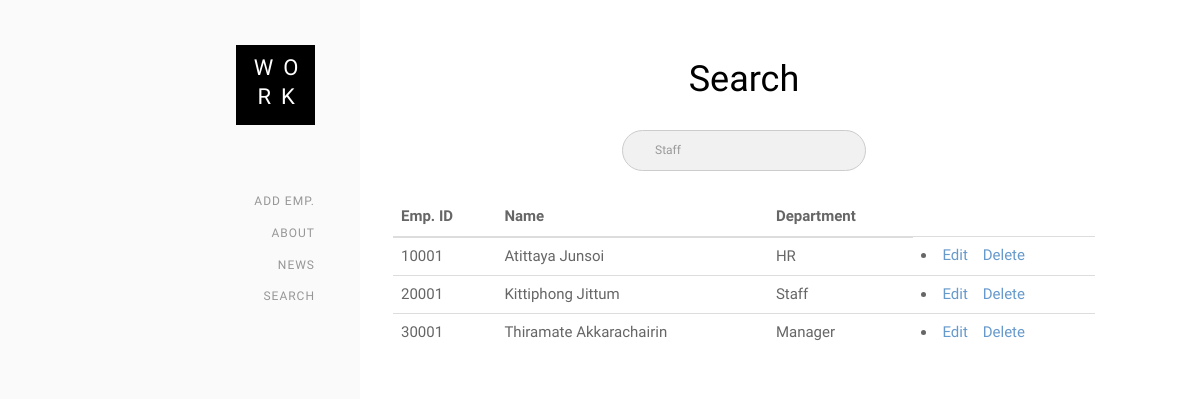
Page /search_hrEdit.php on the earlier database version.
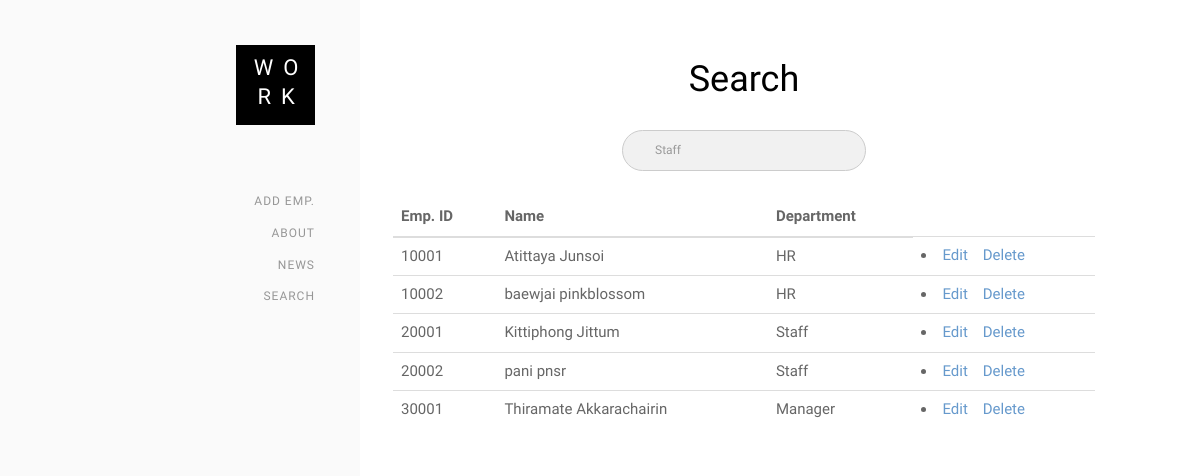
Same page on the later database version.
### tables this page shows
CREATE TABLE `employee` (
  `emp_id` varchar(50) NOT NULL,
  `citizenID` varchar(50) NOT NULL,
  `email` varchar(100) NOT NULL,
  `graduate` varchar(100) NOT NULL,
  `firstname` varchar(50) NOT NULL,
  `lastname` varchar(50) NOT NULL,
  `birthday` date NOT NULL,
  `gender` varchar(10) NOT NULL,
  `address` varchar(200) NOT NULL,
  `phonenumber` varchar(20) NOT NULL,
  `maritalstatus` varchar(45) NOT NULL,
  `workingarea` varchar(45) NOT NULL
);

### search_hrEdit.php (the view, shortened to what this page needs)
<?php include 'connect.php';
	$searching = preg_replace("#[^0-9a-z]#i","",$_GET['input']);
	$query2 = "SELECT * FROM employee WHERE emp_id LIKE '%$searching%' OR firstname LIKE '%$searching%' OR lastname LIKE '%$searching%'";
	$result2 = mysqli_query($db,$query2);
?>
<!DOCTYPE HTML>
<html>
<head>
    <link rel='stylesheet prefetch' href='https://cdnjs.cloudflare.com/ajax/libs/twitter-bootstrap/3.3.7/css/bootstrap.min.css'>
    <link rel='stylesheet prefetch' href='https://cdnjs.cloudflare.com/ajax/libs/twitter-bootstrap/3.3.7/css/bootstrap-theme.min.css'>
    <link rel="stylesheet" href="css/bootstrap.css">
    <link rel="stylesheet" href="css/style.css">
    <link rel="stylesheet" href="css/search.css">
</head>
<body>
    <div id="colorlib-page">
        <aside id="colorlib-aside" role="complementary" class="border js-fullheight">
            <h1 id="colorlib-logo"><a href="add_hr.php"><span>Wo</span><span>rk</span></a></h1>
            <nav id="colorlib-main-menu" role="navigation">
                <ul>
                    <li><a href="add_hr.php">Add Emp.</a></li>
                    <li><a href="about_hr.php">About</a></li>
                    <li><a href="news_hr.php">News</a></li>
                    <li><a href="search_hr.php">Search</a></li>
                </ul>
            </nav>
        </aside>
    </div>
	<form method="post" name="searchHR">
		<div id="colorlib-main">
			<div class="colorlib-work">
				<div class="row">
					<center>
						<h1> Search </h1>
						<input id="ssHR" name="staffsearchHR" type="search" placeholder="Staff">
					</center>
					<br />
					<table class="table striped">
						<thead>
							<?php
								if($_SESSION['staff']){
									echo ' <tr>
								<th>Emp. ID</th>
								<th>Name</th>
								<th>Department</th>
							</tr>';
								while($row = mysqli_fetch_array($result2)){
								$empID = $row['emp_id'];
								$staffName = $row['firstname'];
								$staffLName = $row['lastname'];
								$staffDep = "";
								$sqlHR = "SELECT * FROM hr WHERE emp_id = '$empID'";
								$resultD1 = mysqli_query($db,$sqlHR);
								$resultCheck1 = mysqli_num_rows($resultD1);
								if($resultCheck1 > 0){
									$staffDep = "HR";
								}
								$sqlManager = "SELECT * FROM manager WHERE emp_id = '$empID'";
								$resultD2 = mysqli_query($db,$sqlManager);
								$resultCheck2 = mysqli_num_rows($resultD2);
								if($resultCheck2 > 0){
									$staffDep = "Manager";
								}
								$sqlStaff = "SELECT * FROM staff WHERE emp_id = '$empID'";
								$resultD3 = mysqli_query($db,$sqlStaff);
								$resultCheck3 = mysqli_num_rows($resultD3);
								if($resultCheck3 > 0){
									$staffDep = "Staff";
								}
								echo '
								<tr>
									<td>'.$empID.'</td>
									<td>'.$staffName.' '.$staffLName.'</td>
									<td>'.$staffDep.'</td>
									<td><li>
									<a href="member_edit.php?employeeID='.$empID.'">Edit</a>&#160;&#160;&#160;&#160;<a href="search_hr.php" id="delete" del_id="'.$empID.'">Delete</a></li>
								</td>
								</tr>';
							}
								}
							?>
						</thead>
					</table>
				</div>
			</div>
		</form>
</body>
</html>

### css/style.css (style rules this page uses)
body { font-family: "Quicksand", Arial, sans-serif; font-weight: 200; font-size: 15px; line-height: 1.8; color: rgba(0, 0, 0, 0.7); }
a { color: #F75940; -webkit-transition: 0.5s; -o-transition: 0.5s; transition: 0.5s; }
h1, h2, h3, h4, h5, h6 { color: #000; font-family: "Quicksand", Arial, sans-serif; font-weight: 400; margin: 0 0 30px 0; }
#colorlib-page { width: 100%; overflow: hidden; position: relative; }
#colorlib-aside { padding-top: 3em; padding-bottom: 40px; padding-left: 3em; padding-right: 3em; width: 20%; position: fixed; bottom: 0; top: 0; left: 0; z-index: 1001; background: #fafafa; -webkit-transition: 0.5s; -o-transition: 0.5s; transition: 0.5s; }
@media screen and (max-width: 1200px) { #colorlib-aside { width: 30%; } }
#colorlib-aside #colorlib-logo { text-align: right; font-weight: 400; font-size: 22px; text-transform: uppercase; margin-bottom: 3em; display: block; width: 100%; }
#colorlib-aside #colorlib-logo a { display: inline-block; text-align: center; background: #000; padding: .5em .8em; color: #fff; letter-spacing: 10px; padding-right: .3em; }
#colorlib-aside #colorlib-logo a span { display: block; margin-bottom: 5px; text-align: center; }
#colorlib-aside #colorlib-main-menu ul { text-align: right; margin: 0; padding: 0; }
#colorlib-aside #colorlib-main-menu ul li { margin: 0 0 10px 0; padding: 0; list-style: none; font-size: 12px; font-weight: 500; text-transform: uppercase; letter-spacing: 1px; }
#colorlib-aside #colorlib-main-menu ul li a { color: rgba(0, 0, 0, 0.4); text-decoration: none; position: relative; padding: 10px 0; font-family: "Quicksand", Arial, sans-serif; -webkit-transition: 0.3s; -o-transition: 0.3s; transition: 0.3s; }
#colorlib-aside #colorlib-main-menu ul li a:after { content: ""; position: absolute; height: 1px; bottom: 7px; left: 0; right: 0; background-color: #000; visibility: hidden; -webkit-transform: scaleX(0); -moz-transform: scaleX(0); -ms-transform: scaleX(0); -o-transform: scaleX(0); transform: scaleX(0); -webkit-transition: all 0.3s cubic-bezier(0.175, 0.885, 0.32, 1.275); -moz-transition: all 0.3s cubic-bezier(0.175, 0.885, 0.32, 1.275); -ms-transition: all 0.3s cubic-bezier(0.175, 0.885, 0.32, 1.275); -o-transition: all 0.3s cubic-bezier(0.175, 0.885, 0.32, 1.275); transition: all 0.3s cubic-bezier(0.175, 0.885, 0.32, 1.275); }
#colorlib-main { width: 80%; float: right; -webkit-transition: 0.5s; -o-transition: 0.5s; transition: 0.5s; }
@media screen and (max-width: 1200px) { #colorlib-main { width: 70%; } }
.colorlib-blog, .colorlib-work, .colorlib-about, .colorlib-services, .colorlib-contact { padding-top: 4em; padding-bottom: 9em; clear: both; width: 100%; display: block; }
a { color: #69C; text-decoration: none; }
h1 { font: 1.7em; line-height: 110%; color: #000; }
input { outline: none; }
input[type=search] { -webkit-appearance: textfield; -webkit-box-sizing: content-box; font-family: inherit; font-size: 80%; }
input[type=search] { background: #ededed url(http://i.imm.io/Q0Jo.png) no-repeat 9px center; border: solid 1px #ccc; padding: 9px 10px 9px 32px; width: 200px; -webkit-border-radius: 10em; -moz-border-radius: 10em; border-radius: 10em; -webkit-transition: all .5s; -moz-transition: all .5s; transition: all .5s; }

### css/search.css (style rules this page uses)
body { background: #fff; color: #666; font-family: "Quicksand", Arial, sans-serif; font-weight: 200; font-size: 15px; width: 80%; max-width: 1280px; margin: 0 auto; }
a { color: #69C; text-decoration: none; }
h1 { font: 1.7em; line-height: 110%; color: #000; }
input { outline: none; }
input[type=search] { -webkit-appearance: textfield; -webkit-box-sizing: content-box; font-family: inherit; font-size: 80%; }
input[type=search] { background: #f1f1f1 url(http://i.imm.io/Q0Jo.png) no-repeat 9px center; border: solid 1px #ccc; padding: 9px 10px 9px 32px; width: 200px; -webkit-border-radius: 10em; -moz-border-radius: 10em; border-radius: 10em; -webkit-transition: all .5s; -moz-transition: all .5s; transition: all .5s; }

Differences in the rows shown:
added employee: emp "10002", firstname "baewjai", lastname "pinkblossom", staffDep "HR"
added employee: emp "20002", firstname "pani", lastname "pnsr", staffDep "Staff"
